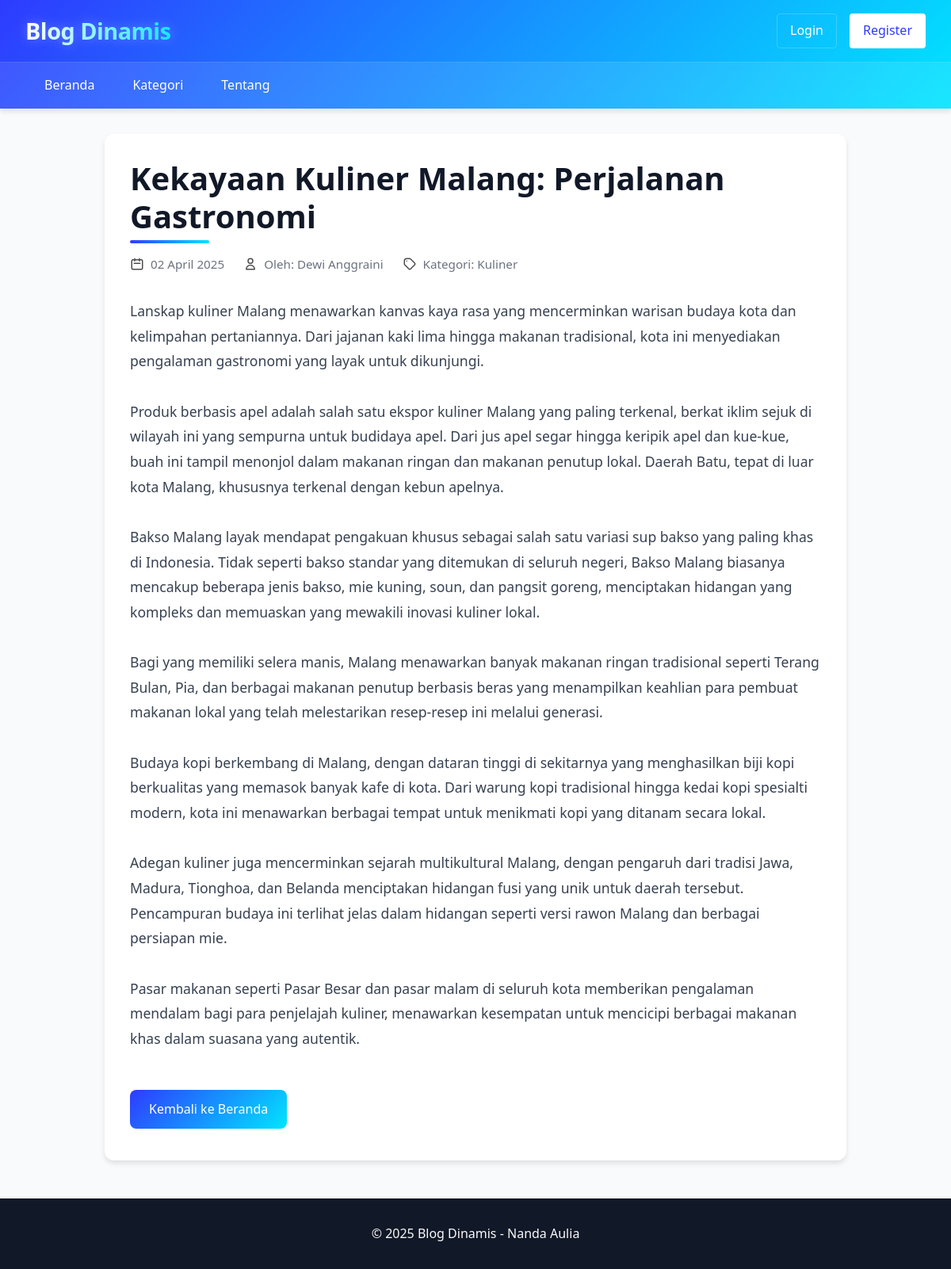
Page /article.php?id=2 on the committed database.
### tables this page shows
CREATE TABLE IF NOT EXISTS `article` (
  `article_id` int NOT NULL AUTO_INCREMENT,
  `title` varchar(255) NOT NULL,
  `slug` varchar(100) NOT NULL,
  `content` text NOT NULL,
  `excerpt` varchar(255) DEFAULT NULL,
  `image_path` varchar(255) DEFAULT NULL,
  `status` enum('draft','published') DEFAULT 'draft',
  `published_at` datetime DEFAULT NULL,
  `created_at` timestamp NULL DEFAULT CURRENT_TIMESTAMP,
  `updated_at` timestamp NULL DEFAULT CURRENT_TIMESTAMP ON UPDATE CURRENT_TIMESTAMP,
  PRIMARY KEY (`article_id`),
  UNIQUE KEY `slug` (`slug`)
);

### article.php (the view, shortened to what this page needs)
<?php
require_once 'db_connect.php';
$article_id = $_GET['id'];
$query = "
    SELECT
        a.article_id,
        a.title,
        a.content,
        a.published_at,
        a.image_path,
        GROUP_CONCAT(DISTINCT au.name SEPARATOR ', ') AS authors,
        GROUP_CONCAT(DISTINCT c.name SEPARATOR ', ') AS categories
    FROM
        article a
    LEFT JOIN
        article_author aa ON a.article_id = aa.article_id
    LEFT JOIN
        author au ON aa.author_id = au.author_id
    LEFT JOIN
        article_category ac ON a.article_id = ac.article_id
    LEFT JOIN
        category c ON ac.category_id = c.category_id
    WHERE
        a.article_id = ? AND a.status = 'published'
    GROUP BY
        a.article_id
";
$stmt = mysqli_prepare($conn, $query);
mysqli_stmt_bind_param($stmt, 'i', $article_id);
mysqli_stmt_execute($stmt);
$result = mysqli_stmt_get_result($stmt);
$article = mysqli_fetch_assoc($result);
?>
<!DOCTYPE html>
<html lang="id">
<head>
    <link rel="stylesheet" href="styles/article.css">
</head>
<body>
    <header>
        <div class="header-container">
            <h1>Blog Dinamis</h1>
            <div class="user-section">
                <?php if(isset($_SESSION['user_id'])): ?>
                    <div class="user-profile">
                        <p>Selamat datang, <?php echo htmlspecialchars($_SESSION['username']); ?>!</p>
                        <a href="add_article.php" class="btn">Tambah Artikel</a>
                        <a href="logout.php" class="btn">Logout</a>
                    </div>
                <?php else: ?>
                    <div class="auth-buttons">
                        <a href="login.php" class="btn btn-login">Login</a>
                        <a href="register.php" class="btn btn-register">Register</a>
                    </div>
                <?php endif; ?>
            </div>
        </div>
        <nav>
            <ul>
                <li><a href="index.php">Beranda</a></li>
                <li><a href="#">Kategori</a></li>
                <li><a href="#">Tentang</a></li>
            </ul>
        </nav>
    </header>
    <main>
        <article class="single-article">
            <h2><?php echo htmlspecialchars($article['title']); ?></h2>
            <div class="article-meta">
                <span class="date">
                    <?php echo date('d F Y', strtotime($article['published_at'])); ?>
                </span>
                <span class="authors">
                    Oleh: <?php echo htmlspecialchars($article['authors'] ?? 'Penulis tidak diketahui'); ?>
                </span>
                <span class="categories">
                    Kategori: <?php echo htmlspecialchars($article['categories'] ?? 'Tidak terkategori'); ?>
                </span>
            </div>
            <div class="article-content">
                <?php
                    echo nl2br(htmlspecialchars($article['content']));
                ?>
            </div>
            <a href="index.php" class="btn">Kembali ke Beranda</a>
        </article>
    </main>
    <footer>
        <p>&copy; <?php echo date('Y'); ?> Blog Dinamis - Nanda Aulia</p>
    </footer>
</body>
</html>

### styles/article.css (style rules this page uses)
* { margin: 0; padding: 0; box-sizing: border-box; font-family: 'Segoe UI', Tahoma, Geneva, Verdana, sans-serif; }
:root { --primary: #2e3bff; --primary-light: #4d57ff; --secondary: #00e5ff; --dark: #111827; --light: #f9fafb; --accent: #9333ea; --success: #10b981; --warning: #f59e0b; --danger: #ef4444; --text: #374151; --text-light: #6b7280; --bg-gradient: linear-gradient(135deg, var(--primary), var(--secondary)); --shadow-sm: 0 1px 2px rgba(0, 0, 0, 0.05); --shadow: 0 4px 6px rgba(0, 0, 0, 0.1); --shadow-lg: 0 10px 15px rgba(0, 0, 0, 0.1); }
body { background-color: var(--light); color: var(--text); line-height: 1.6; transition: background-color 0.3s ease; }
header { background: var(--bg-gradient); color: white; padding: 0; position: sticky; top: 0; z-index: 100; box-shadow: var(--shadow); }
.header-container { display: flex; justify-content: space-between; align-items: center; padding: 1rem 2rem; max-width: 1200px; margin: 0 auto; }
header h1 { font-size: 1.8rem; font-weight: 700; background: linear-gradient(90deg, white, var(--secondary)); -webkit-background-clip: text; background-clip: text; color: transparent; text-shadow: 0 0 15px rgba(255, 255, 255, 0.3); letter-spacing: -0.5px; }
.user-section { display: flex; align-items: center; }
.user-profile, .auth-buttons { display: flex; align-items: center; gap: 1rem; }
.btn { display: inline-block; padding: 0.5rem 1rem; background-color: rgba(255, 255, 255, 0.1); color: white; text-decoration: none; border-radius: 4px; font-weight: 500; border: 1px solid rgba(255, 255, 255, 0.2); transition: all 0.3s ease; backdrop-filter: blur(5px); }
.btn-login { background-color: transparent; }
.btn-register { background-color: white; color: var(--primary); }
nav { background-color: rgba(255, 255, 255, 0.1); backdrop-filter: blur(10px); border-top: 1px solid rgba(255, 255, 255, 0.1); }
nav ul { display: flex; list-style: none; max-width: 1200px; margin: 0 auto; padding: 0 2rem; }
nav ul li { position: relative; }
nav ul li a { display: block; padding: 1rem 1.5rem; color: white; text-decoration: none; font-weight: 500; transition: all 0.3s ease; }
nav ul li a::after { content: ''; position: absolute; bottom: 0; left: 50%; width: 0; height: 3px; background-color: var(--secondary); transition: all 0.3s ease; transform: translateX(-50%); }
main { max-width: 1000px; margin: 2rem auto; padding: 0 2rem; }
.single-article { background-color: white; border-radius: 12px; overflow: hidden; box-shadow: var(--shadow); padding: 2rem; transition: transform 0.3s ease, box-shadow 0.3s ease; position: relative; }
.single-article h2 { font-size: 2.5rem; margin-bottom: 1.5rem; color: var(--dark); line-height: 1.2; position: relative; display: inline-block; }
.single-article h2::after { content: ''; position: absolute; bottom: -10px; left: 0; width: 100px; height: 4px; background: var(--bg-gradient); border-radius: 2px; }
.article-meta { margin-bottom: 2rem; color: var(--text-light); display: flex; flex-wrap: wrap; gap: 1.5rem; font-size: 0.95rem; }
.article-meta span { display: flex; align-items: center; }
.article-meta span::before { content: ''; display: inline-block; width: 18px; height: 18px; margin-right: 0.5rem; background-size: contain; background-repeat: no-repeat; opacity: 0.7; }
.article-content { font-size: 1.1rem; line-height: 1.8; color: var(--text); margin-bottom: 2rem; }
footer { background: var(--dark); color: var(--light); text-align: center; padding: 2rem; margin-top: 3rem; }
.btn-register { animation: pulse 2s infinite; }
main .btn { display: inline-block; padding: 0.75rem 1.5rem; background: var(--bg-gradient); color: white; text-decoration: none; border-radius: 8px; font-weight: 500; margin-top: 1rem; border: none; position: relative; overflow: hidden; z-index: 1; transition: all 0.3s ease; }
main .btn::before { content: ''; position: absolute; top: 0; left: 0; width: 100%; height: 100%; background: linear-gradient(135deg, var(--secondary), var(--primary)); z-index: -1; opacity: 0; transition: opacity 0.3s ease; }
.single-article::before { content: ''; position: absolute; top: -2px; left: -2px; right: -2px; bottom: -2px; background: linear-gradient(45deg, var(--primary), transparent, var(--secondary), transparent, var(--primary)); background-size: 400% 400%; border-radius: 14px; z-index: -1; animation: borderGlow 10s ease infinite; opacity: 0; transition: opacity 0.3s ease; }

### rows in the picture
article: title "Kekayaan Kuliner Malang: Perjalanan Gastronomi", published_at "02 April 2025", content "Lanskap kuliner Malang menawarkan kanvas kaya rasa yang mencerminkan warisan budaya kota dan kelimpahan pertaniannya. Dari jajanan kaki lima hingga makanan tradisional, kota ini menyediakan pengalaman gastronomi yang layak untuk dikunjungi. Produk berbasis apel adalah salah satu ekspor kuliner Malang yang paling terkenal, berkat iklim sejuk di wilayah ini yang sempurna untuk budidaya apel. Dari jus apel segar hingga keripik apel dan kue-kue, buah ini tampil menonjol dalam makanan ringan dan makanan penutup lokal. Daerah Batu, tepat di luar kota Malang, khususnya terkenal dengan kebun apelnya. Bakso Malang layak mendapat pengakuan khusus sebagai salah satu variasi sup bakso yang paling khas…"

### other values in the picture
$article['authors'] "Dewi Anggraini"
$article['categories'] "Kuliner"
